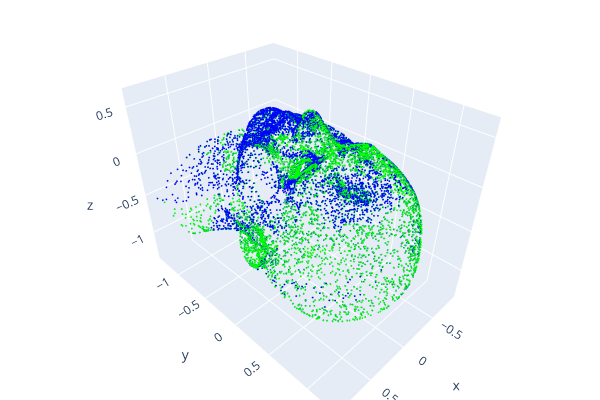

The code cell stored with this chart in its notebook:
### Code cell
pred_morphed_data = output_dict["morphed_full"]

if torch.is_tensor(pred_morphed_data):
    pred_morphed_data = pred_morphed_data.detach().cpu().numpy()
if pred_morphed_data.ndim == 3:
    pred_morphed_data = pred_morphed_data.squeeze(0)

pred_morphed_pcd = o3d.geometry.PointCloud()
pred_morphed_pcd.points = o3d.utility.Vector3dVector(pred_morphed_data)
pred_morphed_pcd.estimate_normals()
pred_morphed_pcd.paint_uniform_color([0.0, 1.0, 0.0]) # Green = Predicted Model Output

recon_gt_data = output_dict["recon_gt_points"]
if torch.is_tensor(recon_gt_data):
    recon_gt_data = recon_gt_data.detach().cpu().numpy()
if recon_gt_data.ndim == 3:
    recon_gt_data = recon_gt_data.squeeze(0)

recon_gt_pcd = o3d.geometry.PointCloud()
recon_gt_pcd.points = o3d.utility.Vector3dVector(recon_gt_data)
recon_gt_pcd.estimate_normals()
recon_gt_pcd.paint_uniform_color([0.0, 0.0, 1.0]) # Blue = GT PCA Reconstruction

print("Visualizing: Predicted Morphed Shape (Green) vs Ground Truth PCA Reconstruction (Blue)")
o3d.visualization.draw_plotly([pred_morphed_pcd, recon_gt_pcd])

### Figure 1 — Plotly figure (JSON) as saved in the notebook; plotly's stock layout.template omitted (floating-point values rounded to 4 significant figures; data arrays with more than 128 entries replaced by an {"elided": "..."} marker saying what was removed)
{"data": [{"marker": {"color": {"elided": "10788x3 float values"}, "size": 1}, "mode": "markers", "type": "scatter3d", "x": {"elided": "10788 float values"}, "y": {"elided": "10788 float values"}, "z": {"elided": "10788 float values"}}, {"marker": {"color": {"elided": "10788x3 float values"}, "size": 1}, "mode": "markers", "type": "scatter3d", "x": {"elided": "10788 float values"}, "y": {"elided": "10788 float values"}, "z": {"elided": "10788 float values"}}], "layout": {"height": 400, "margin": {"b": 0, "l": 0, "r": 0, "t": 0}, "scene": {"camera": {"center": {"x": 0, "y": 0, "z": 0}, "up": {"x": 0, "y": 0, "z": 1}}}, "showlegend": false, "width": 600}}
